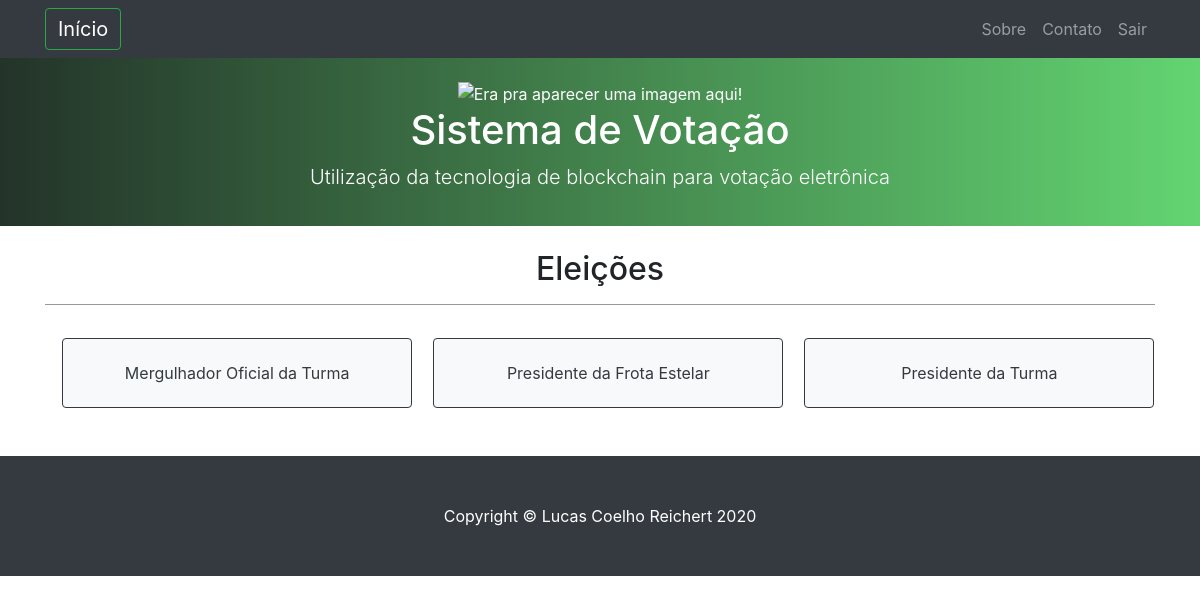
The page /eleitor/consulta/ (signed in) on the database its author committed.
### eleicoes/models.py (models this page shows, shortened)
class Eleicao_eleitor(models.Model):
    eleicao = models.ForeignKey(Eleicao, on_delete=models.CASCADE, default="") #chave estrangeira da tabela eleicao
    eleitor = models.ForeignKey(Usuario, on_delete=models.CASCADE, default="") #chave estrangeira da tabela usuario

class Eleicao(models.Model):
    nome = models.CharField(max_length=40)
    descricao =  models.CharField(max_length=100)
    data_ini =  models.DateField()
    data_fim = models.DateField() #configurar para pegar a data da criação da eleição e desativar o campo, ou deixar para programar uma data e hora e efetuar os devidos tratamentos
    tipo = models.CharField(max_length=20, choices=(("eleicao", _("Eleição")),  #criação do modelo de opções do tipo de Eleicao
                                        ("votacao", _("Votação"))),
                                default="Eleição")

### eleitor/views.py (the view, shortened to what this page needs)
# urls.py: path('consulta/', views.consulta, name='consulta_blockchain'),
def consulta(request): #quando for solicitado o url index, será encaminhado o index.html
    if not request.session.get('logado'): # se não estiver logado
        return redirect('login') # redireciona para a tela de login
    if request.session.get('user_tipo') != 'Eleitor': # se não for administrador
        erro = "Apenas ELEITORES podem acessar esta parte do sistema!"
        context = {
            'erro': erro,
        }
        return render(request, 'eleitor/index.html', context) # mensagem de erro
    title = 'Consulta' # Definir título da página
    pk = request.session.get('user_pk')
    usuario = get_object_or_404(Usuario, pk=pk) # realizar a instância do objeto que corresponde ao usuário logado
    if usuario.tipo == "Eleitor": # testa se o usuário é eleitor ou não
        eleicoes_eleitor = Eleicao_eleitor.objects.filter(eleitor__pk=pk) #
        context = {
            'title': title,
            'eleicoes_eleitor': eleicoes_eleitor,
        }
        return render(request, 'eleitor/consulta.html', context)

### eleitor/templates/eleitor/consulta.html
{% extends 'base.html' %}
{% block content %}
    {% if erro %}
        <div class="alert alert-danger" role="alert">
            {{ erro }}
        </div>
    {% else %}
        <div class="text-center">
            <h2>Eleições</h2><hr>
            {% for eleicao_eleitor in eleicoes_eleitor %}
                    <a style="max-width: 350px; width: 350px; margin-top: 1.5%; margin-left: 1.5%;" method="POST" class="btn btn-light btn-outline-dark" href="{% url 'votacao' pk=eleicao_eleitor.eleicao.pk %}"><p><div>
                        {{ eleicao_eleitor.eleicao.nome }}
                    </div></p></a>
            {% endfor %}
        </div>
        <br>
    {%endif%}
{% endblock %}

### rows shown on the page
Eleicao_eleitor: eleicao.nome "Mergulhador Oficial da Turma"
Eleicao_eleitor: eleicao.nome "Presidente da Frota Estelar"
Eleicao_eleitor: eleicao.nome "Presidente da Turma"
